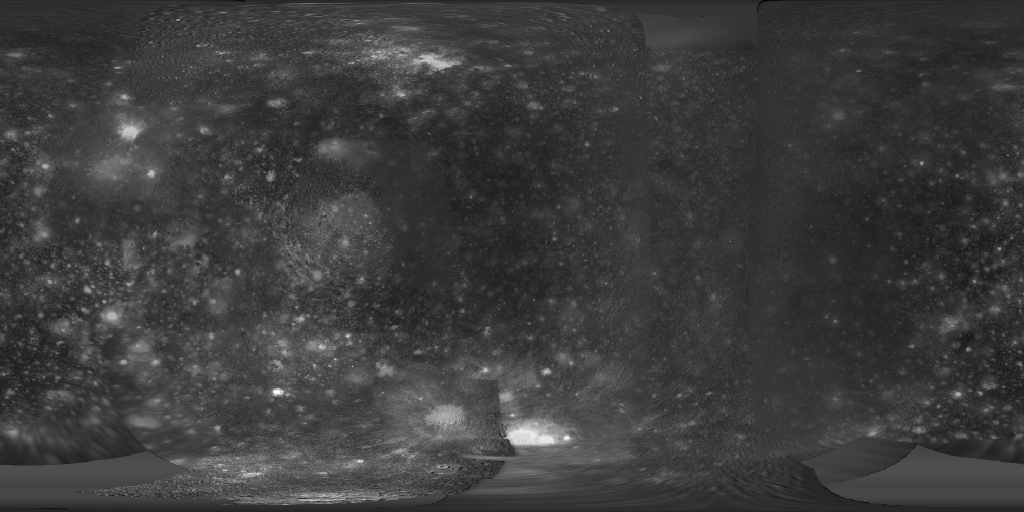
#> input picture data/planets/callisto_color.jpg, 2048 x 1024 px (shown at 1/2 size); its folder holds 4 pictures in this run
$ python preview.py ../../data/planets/callisto_color.jpg ../../data/planets/ceres_color.jpg
#> lines starting #> are read from the running program, lines starting #| are printed output that depends on the picture
#> in main, `sheet = Image.new('RGB', (1024 + 4, 256 * 3 + 8), (40, 40, 40))`: sheet: PIL image 1028x776 RGB; every value is 40
#!/usr/bin/env python3
"""Make labelled-free preview sheets of the planet maps for visual checking.

Usage: python3 -I preview.py DATA_DIR OUT_DIR

Each map is shrunk to 512x256 with a red line at lon 0 / lat 0 and a cyan
line at lon +90 (east). Height maps are shown as grayscale. Sheets are 2 maps
wide, 3 maps tall; the order is printed.
"""
import glob, os, sys
import numpy as np
from PIL import Image, ImageDraw

Image.MAX_IMAGE_PIXELS = None


def thumb(p):
#> called with p = 'data/planets/callisto_color.jpg'
    im = Image.open(p)
#> im is the input picture: PIL image 2048x1024 L; min 0, max 255, mean 60.8
    if im.mode in ('I;16', 'I;16B', 'I'):
        a = np.asarray(im).astype(np.float32)
        a = (a - a.min()) / max(1.0, a.max() - a.min()) * 255
        im = Image.fromarray(a.astype(np.uint8))
    im = im.convert('RGB').resize((512, 256), Image.LANCZOS)
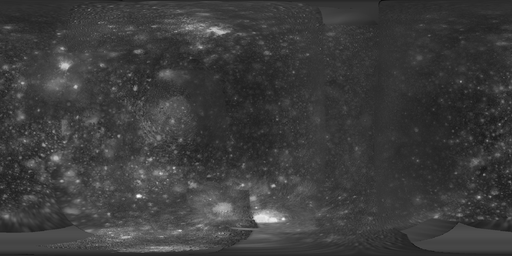
#> im: PIL image 512x256 RGB; min 10, max 255, mean 60.8
    d = ImageDraw.Draw(im)
    d.line([(256, 0), (256, 256)], fill=(255, 0, 0))
    d.line([(0, 128), (512, 128)], fill=(255, 0, 0))
    d.line([(384, 0), (384, 256)], fill=(0, 255, 255))
    return im


def main(data, outdir):
    os.makedirs(outdir, exist_ok=True)
    files = sorted(glob.glob(os.path.join(data, 'planets', '*.jpg')) + glob.glob(os.path.join(data, 'planets', '*_height.png'))
                   + glob.glob(os.path.join(data, 'planets', '*_mask.png')))
    per = 6
    for s in range(0, len(files), per):
        chunk = files[s:s + per]
        sheet = Image.new('RGB', (1024 + 4, 256 * 3 + 8), (40, 40, 40))
        for k, f in enumerate(chunk):
            sheet.paste(thumb(f), ((k % 2) * 516, (k // 2) * 260))
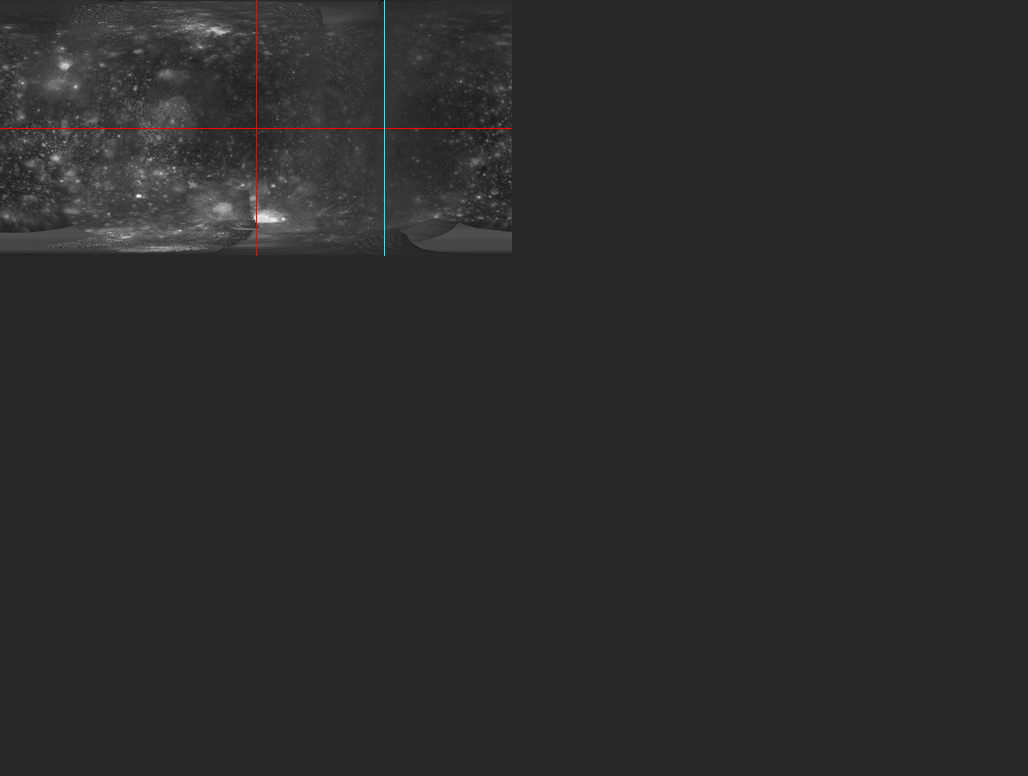
#> sheet: PIL image 1028x776 RGB; mean R, G, B 43.6, 43.4, 43.4
        name = os.path.join(outdir, f'sheet_{s // per}.png')
        sheet.save(name)
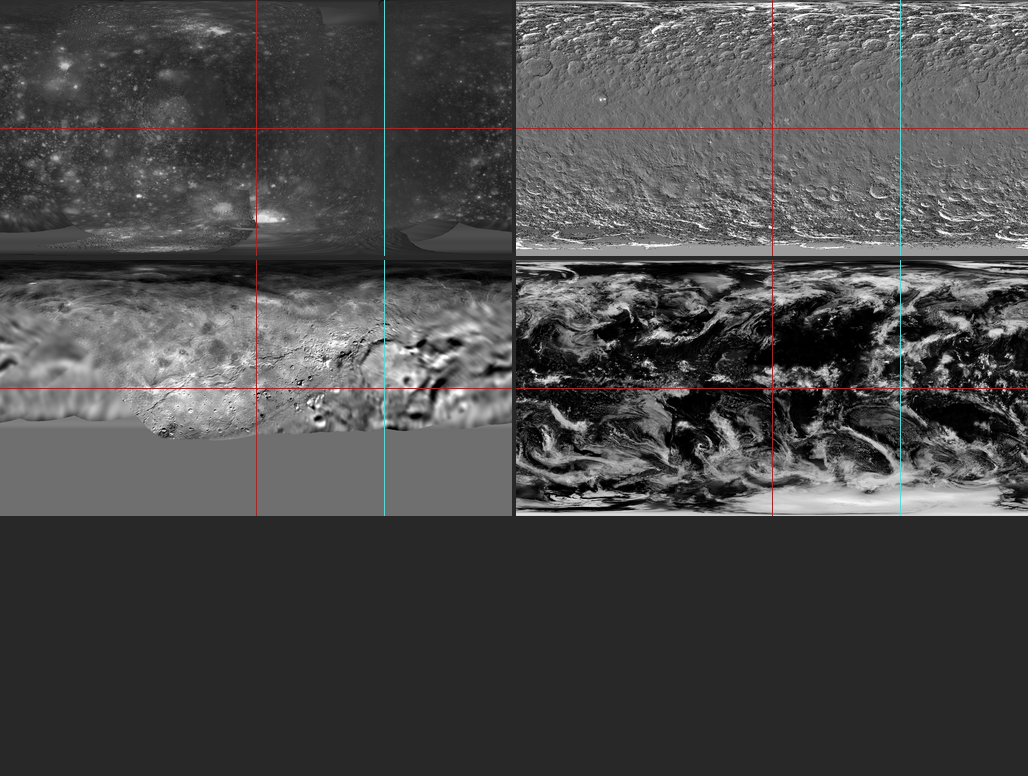
#> saved as sheet_0.png: PIL image 1028x776 RGB; mean R, G, B 73.9, 73.2, 73.2
        print(name, [os.path.basename(f) for f in chunk])


if __name__ == '__main__':
    main(sys.argv[1], sys.argv[2])
